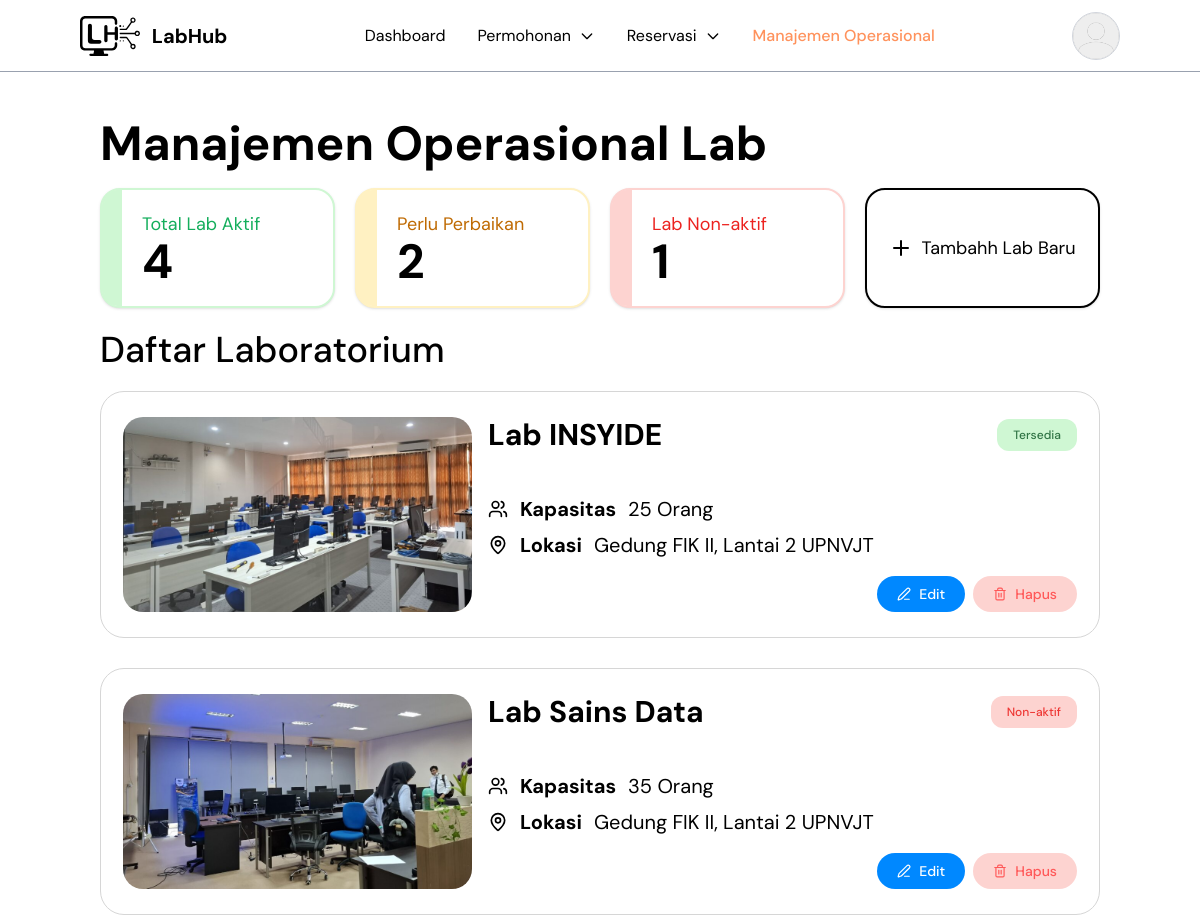
Page /admin/index.php?page=manajemen_operasional (signed in, upper part) on the earlier database version.
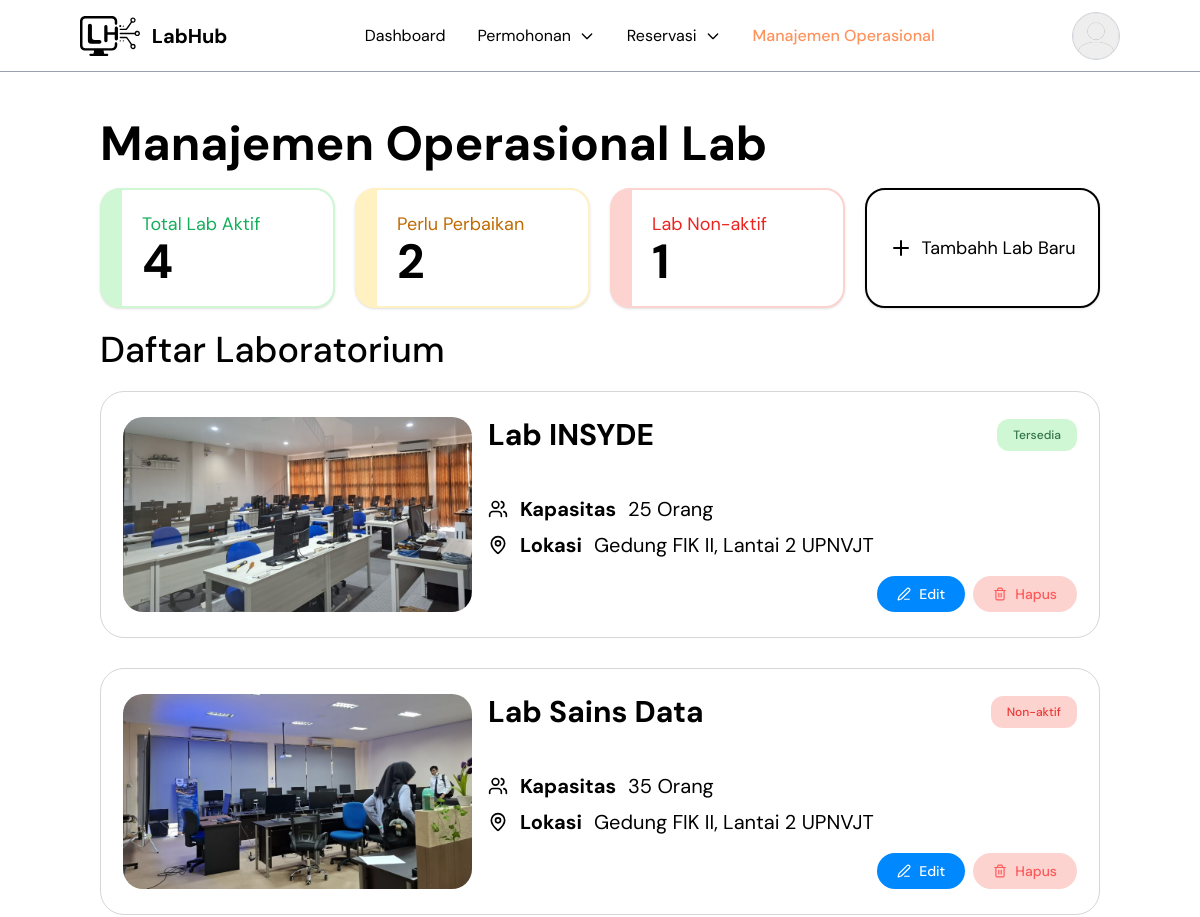
Same page on the later database version.
### tables this page shows
CREATE TABLE `labs` (
  `id` int NOT NULL,
  `nama_lab` varchar(100) NOT NULL,
  `kode_lab` varchar(10) NOT NULL,
  `kategori` varchar(100) DEFAULT NULL,
  `lokasi` varchar(100) DEFAULT NULL,
  `luas` int DEFAULT NULL,
  `kapasitas` int DEFAULT '0',
  `fasilitas` text,
  `deskripsi` text,
  `gambar` varchar(255) DEFAULT NULL,
  `jam_buka` time NOT NULL,
  `jam_tutup` time NOT NULL,
  `status` enum('Tersedia','Perbaikan','Non-aktif') DEFAULT 'Tersedia',
  `created_at` timestamp NULL DEFAULT CURRENT_TIMESTAMP,
  `slug` varchar(255) DEFAULT NULL
);

### components/card_manajemen.php (the view)
<div class="
    border
    border-[#D6D6D6]
    rounded-3xl
    py-6.25
    px-5.5
    flex
    flex-col
    md:flex-row
    gap-4
">
    <img src="../<?= htmlspecialchars($lab['gambar']) ?>" alt="<?= htmlspecialchars($lab['nama_lab']) ?>" class="
            w-full
            md:w-60
            lg:w-87.25
            h-30
            md:h-48.75
            object-cover
            rounded-[20px]
            shrink-0
        ">
    <div class="
        flex-1
        flex
        flex-col
        gap-3
    ">
        <div class="
            flex
            flex-col
            sm:flex-row
            justify-between
            items-center
            gap-2
        ">
            <h2 class="
                text-xl
                md:text-2xl
                lg:text-3xl
                font-bold
                wrap-break-word
            ">
                <?= htmlspecialchars($lab['nama_lab']) ?>
            </h2>
            <?php
            $statusClass = [
                'Tersedia' =>
                    'bg-[#CFF7D3] text-[#307445]',
                'Perbaikan' =>
                    'bg-[#FFF1C2] text-[#BF6A02]',
                'Non-aktif' =>
                    'bg-[#FDD3D0] text-[#EE3835]'
            ];
            ?>
            <span class="
                px-4
                py-2
                rounded-xl
                text-xs
                font-medium
                w-fit
                text-center
                <?= $statusClass[$lab['status']] ?>
            ">
                <?= htmlspecialchars($lab['status']) ?>
            </span>
        </div>
        <div class="
            flex
            flex-col
            gap-2
            text-sm
            mt-5
            lg:mt-7.5
        ">
            <div class="
                flex
                items-center
                gap-3
            ">
                <i data-lucide="users" class="lg:w-5 lg:h-5 w-4 h-4"></i>
                <span class="font-bold text-base lg:text-xl ">
                    Kapasitas
                </span>
                <span class="text-xs md:text-base lg:text-xl">
                    <?= $lab['kapasitas'] ?>
                    Orang
                </span>
            </div>
            <div class="
                flex
                items-center
                gap-3
            ">
                <i data-lucide="map-pin" class="lg:w-5 lg:h-5 w-4 h-4"></i>
                <span class="font-bold text-base lg:text-xl">
                    Lokasi
                </span>
                <span class="text-xs md:text-base lg:text-xl">
                    <?= htmlspecialchars($lab['lokasi']) ?>
                </span>
            </div>
        </div>
        <div class="
            flex
            flex-col
            sm:flex-row
            justify-end
            gap-2
            mt-auto
        ">
            <button type="button" data-modal-edit data-id="<?= $lab['id'] ?>"
                data-nama="<?= htmlspecialchars($lab['nama_lab']) ?>" data-kapasitas="<?= $lab['kapasitas'] ?>"
                data-kategori="<?= $lab['kategori'] ?>" data-luas="<?= $lab['luas'] ?>"
                data-lokasi="<?= htmlspecialchars($lab['lokasi']) ?>" data-status="<?= $lab['status'] ?>"
                data-fasilitas="<?= htmlspecialchars($lab['fasilitas']) ?>"
                data-deskripsi="<?= htmlspecialchars($lab['deskripsi']) ?>" data-jam-buka="<?= $lab['jam_buka'] ?>"
                data-jam-tutup="<?= $lab['jam_tutup'] ?>" data-gambar="../<?= htmlspecialchars($lab['gambar']) ?>"
                class="
                    bg-[#0088FF]
                    text-white
                    px-5
                    py-2
                    rounded-full
                    text-sm
                    font-medium
                    cursor-pointer
                    flex
                    items-center
                    gap-2
                    hover:opacity-70
                ">
                <i data-lucide="pen-line" class="w-3.5 h-3.5"></i>
                <p>Edit</p>
            </button>
            <button type="button" data-modal-delete data-id="<?= $lab['id'] ?>"
                data-nama="<?= htmlspecialchars($lab['nama_lab']) ?>" class="
                    bg-[#FDD3D0]
                    text-[#FF5858]
                    px-5
                    py-2
                    rounded-full
                    text-sm
                    font-medium
                    cursor-pointer
                    flex
                    items-center
                    gap-2
                    hover:opacity-70
                ">
                <i data-lucide="trash-2" class="w-3.5 h-3.5"></i>
                <p>Hapus</p>
            </button>
        </div>
    </div>
</div>

### admin/pages/manajemen_operasional.php (shortened to what the changed rows need)
<?php
include __DIR__ . '/../../config/config.php';
$qTersedia =
    mysqli_query(
        $conn,
        "SELECT COUNT(*) total
        FROM labs
        WHERE status = 'Tersedia'"
    );
$tersedia =
    mysqli_fetch_assoc(
        $qTersedia
    )['total'];
$qPerbaikan =
    mysqli_query(
        $conn,
        "SELECT COUNT(*) total
        FROM labs
        WHERE status = 'Perbaikan'"
    );
$perbaikan =
    mysqli_fetch_assoc(
        $qPerbaikan
    )['total'];
$qNonAktif =
    mysqli_query(
        $conn,
        "SELECT COUNT(*) total
        FROM labs
        WHERE status = 'Non-aktif'"
    );
$nonAktif =
    mysqli_fetch_assoc(
        $qNonAktif
    )['total'];
$stats = [
    [
        'title' => 'Total Lab Aktif',
        'value' => $tersedia,
        'text' => 'text-[#14AE5C]',
        'border' => 'border-[#CFF7D3]',
        'background' => 'bg-[#CFF7D3]'
    ],
    [
        'title' => 'Perlu Perbaikan',
        'value' => $perbaikan,
        'text' => 'text-[#BF6A02]',
        'border' => 'border-[#FFF1C2]',
        'background' => 'bg-[#FFF1C2]'
    ],
    [
        'title' => 'Lab Non-aktif',
        'value' => $nonAktif,
        'text' => 'text-[#EC221F]',
        'border' => 'border-[#FDD3D0]',
        'background' => 'bg-[#FDD3D0]'
    ]
];
$stmtLabs =
    mysqli_prepare(
        $conn,
        "SELECT *
        FROM labs
        ORDER BY id DESC"
    );
mysqli_stmt_execute(
    $stmtLabs
);
$resultLabs =
    mysqli_stmt_get_result(
        $stmtLabs
    );
?>
<section class="mt-20 px-5 sm:px-15 lg:px-25 min-h-screen py-10">
    <div class="
        flex
        flex-col
        gap-2
        mb-5
    ">
        <h1 class="text-4xl md:text-5xl xl:text-6xl font-bold">
            Manajemen Operasional Lab
        </h1>
    </div>
    <div class="
    grid
    md:grid-cols-4
    gap-5
    xl:gap-17.5
    mb-5
">
        <?php foreach (
            $stats
            as $stat
        ):
            include __DIR__ .
                '/../../components/card_statistik.php';
        endforeach; ?>
    </div>
    <h2 class="font-medium text-2xl sm:text-3xl lg:text-[36px] mb-5">Daftar Laboratorium</h2>
    <div class="
    flex
    flex-col
    gap-5
    md:gap-7.5
">
        <?php if (
            mysqli_num_rows(
                $resultLabs
            ) > 0
        ): ?>
            <?php while (
                $lab =
                mysqli_fetch_assoc(
                    $resultLabs
                )
            ): ?>
                <?php
                include __DIR__ .
                    '/../../components/card_manajemen.php';
                ?>
            <?php endwhile; ?>
        <?php endif; ?>
    </div>
</section>

Differences in the rows shown:
changed labs "Tersedia": nama_lab "Lab INSYIDE" → "Lab INSYDE"
